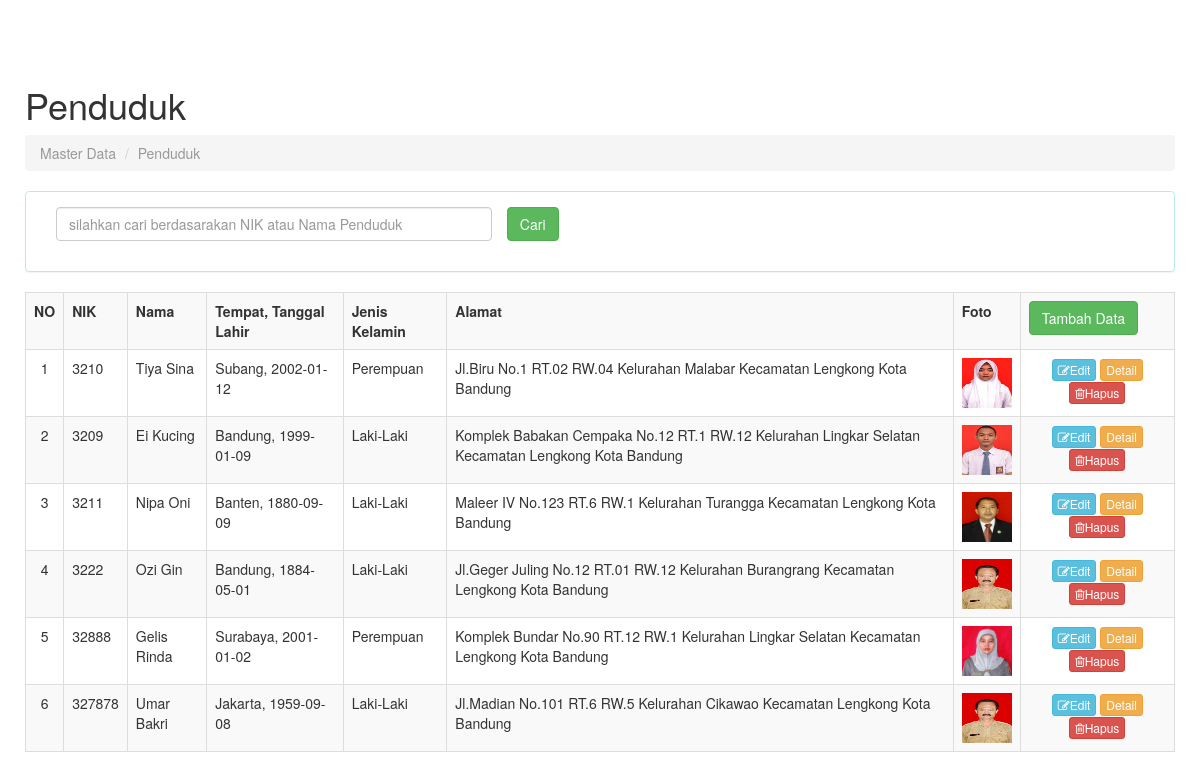
The page /penduduk.php on the database its author committed.
### tables this page shows
CREATE TABLE `tb_penduduk` (
  `id_penduduk` int(11) NOT NULL,
  `nik` varchar(16) NOT NULL,
  `nama` varchar(50) NOT NULL,
  `tempatLahir` varchar(30) NOT NULL,
  `tanggalLahir` date NOT NULL,
  `jenisKelamin` varchar(15) NOT NULL,
  `alamat` varchar(50) NOT NULL,
  `rt` varchar(3) NOT NULL,
  `rw` varchar(3) NOT NULL,
  `kelurahan` varchar(30) NOT NULL,
  `agama` varchar(30) NOT NULL,
  `pendidikan` varchar(30) NOT NULL,
  `statusPerkawinan` varchar(30) NOT NULL,
  `pekerjaan` varchar(50) NOT NULL,
  `golDarah` varchar(2) NOT NULL,
  `nomorTlp` varchar(15) NOT NULL,
  `foto` varchar(200) NOT NULL
);

### penduduk.php (the view, shortened to what this page needs)
<!DOCTYPE html>
<html lang="en">
  <head>
    <link href="assets/css/bootstrap.css" rel="stylesheet">
    <link href="assets/css/sb-admin.css" rel="stylesheet">
    <link rel="stylesheet" href="assets/font-awesome/css/font-awesome.min.css">
  </head>
<body>
<?php
include"header.php";
?>
<div id="page-wrapper">
<div class="row" id="contentInput" >
          <div class="col-lg-12">
            <h1>Penduduk</h1>
            <ol class="breadcrumb">
              <li class="active"> Master Data</li>
              <li class="active">Penduduk</li>
            </ol>
          </div>
      </div>
       <div class="panel panel-info">
          <div class="panel-body">
          <form method="POST" action="" id="cariPenduduk">
          <div class="form-group form-group-sm">
                <div class="form-group form-group-sm">
                    <div class="col-sm-5">
                    <input type="text" class="form-control" name="txtcari" id="txtcari" placeholder="silahkan cari berdasarakan NIK atau Nama Penduduk">
                </div>
                    <input type="submit" align="right" class="btn btn-success"  value="Cari" name="cari" id="cari">
                </div>
              </div>
</div>
 </div>
            <div class="table-responsive-sm">
              <table class="table table-bordered table-hover table-striped">
                <tr>
                  <th>NO</th>
                  <th>NIK</th>
                  <th>Nama</th>
                  <th>Tempat, Tanggal Lahir</th>
                  <th>Jenis Kelamin</th>
                  <th>Alamat</th>
                  <th>Foto</th>
                 <th><a href="tambah_penduduk.php" type="button" align="right" class="btn btn-success">Tambah Data</a></th>
                </tr>
 <?php
      if(!ISSET($_POST['cari'])){
        $no= 1;
       $query="SELECT * FROM tb_penduduk";
        $data=mysqli_query($koneksi,$query);
        if(mysqli_num_rows($data) > 0){
          while($row=mysqli_fetch_assoc($data)){
      ?>
                <tr>
                  <td align="center"><?php echo $no++; ?></td>
                  <td><?php echo $row['nik']; ?></td>
                  <td><?php echo $row['nama']; ?></td>
                  <td><?php echo $row['tempatLahir'].", ".$row['tanggalLahir']; ?></td>
                  <td><?php echo $row['jenisKelamin']; ?></td>
                  <td><?php echo $row['alamat']." RT.".$row['rt']." RW.".$row['rw']." Kelurahan ".$row['kelurahan']." Kecamatan Lengkong Kota Bandung"; ?></td>
                  <?php echo"<td><img src='assets/foto/penduduk/".$row['foto']."' width='50' height='50'></td>";?>
                   <td colspan="2" style="text-align: center;">
                   <a   href="edit_penduduk.php?id=<?php echo $row['id_penduduk'];?>" type="button" class="btn btn-info btn-xs"><i class="fa fa-edit"></i>Edit</a>
                     <a   href="detail_penduduk.php?id=<?php echo $row['id_penduduk'];?>" type="button" class="btn btn-warning btn-xs">Detail</a>
                    <a onclick="return confirm('Anda Yakin akan menghapus data?')" href="hapus_penduduk.php?id=<?php echo $row['id_penduduk'];?>" type="button" class="btn btn-danger btn-xs"><i class="fa fa-trash-o"></i>Hapus</a>
                    </td>
                </tr>
          <?php
          }
        }
      }
       ?>

### assets/css/sb-admin.css (style rules this page uses)
body { margin-top: 50px; }
#page-wrapper { width: 100%; padding: 5px 15px; }
@media (min-width:768px) { #page-wrapper { padding: 15px 25px; } }

### rows shown on the page
tb_penduduk: nik "3210", nama "Tiya Sina", tempatLahir "Subang", tanggalLahir "2002-01-12", jenisKelamin "Perempuan", alamat "Jl.Biru No.1", rt "02", rw "04", kelurahan "Malabar", foto (picture)
tb_penduduk: nik "3209", nama "Ei Kucing", tempatLahir "Bandung", tanggalLahir "1999-01-09", jenisKelamin "Laki-Laki", alamat "Komplek Babakan Cempaka No.12", rt "1", rw "12", kelurahan "Lingkar Selatan", foto (picture)
tb_penduduk: nik "3211", nama "Nipa Oni", tempatLahir "Banten", tanggalLahir "1880-09-09", jenisKelamin "Laki-Laki", alamat "Maleer IV No.123", rt "6", rw "1", kelurahan "Turangga", foto (picture)
tb_penduduk: nik "3222", nama "Ozi Gin", tempatLahir "Bandung", tanggalLahir "1884-05-01", jenisKelamin "Laki-Laki", alamat "Jl.Geger Juling No.12", rt "01", rw "12", kelurahan "Burangrang", foto (picture)
tb_penduduk: nik "32888", nama "Gelis Rinda", tempatLahir "Surabaya", tanggalLahir "2001-01-02", jenisKelamin "Perempuan", alamat "Komplek Bundar No.90", rt "12", rw "1", kelurahan "Lingkar Selatan", foto (picture)
tb_penduduk: nik "327878", nama "Umar Bakri", tempatLahir "Jakarta", tanggalLahir "1959-09-08", jenisKelamin "Laki-Laki", alamat "Jl.Madian No.101", rt "6", rw "5", kelurahan "Cikawao", foto (picture)
